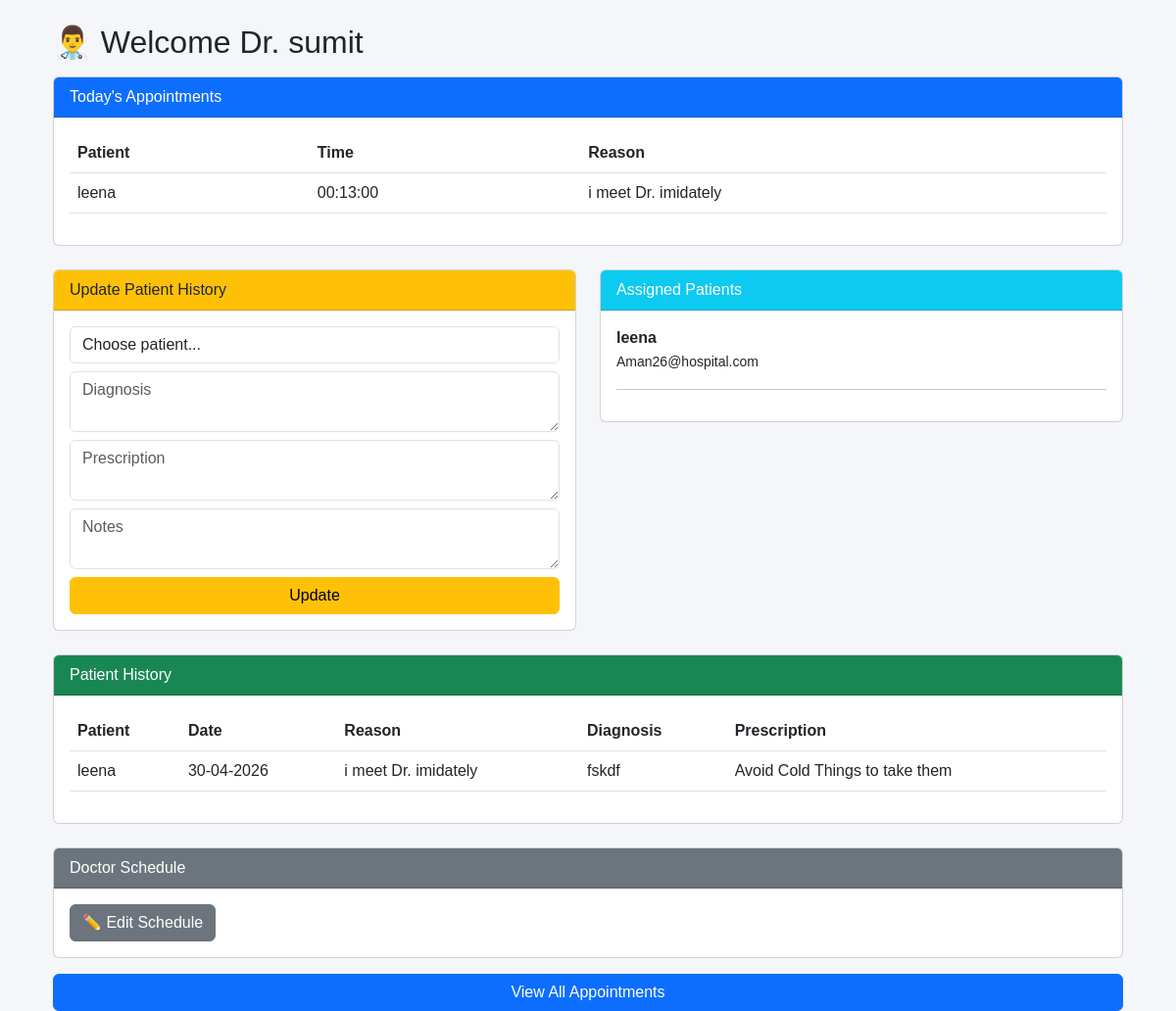
The app's page /doctor (signed in) with its own data.
### app/app_models.py (models this page shows, shortened)
class User(db.Model, UserMixin):
    id = db.Column(db.Integer, primary_key=True)
    name = db.Column(db.String(100), nullable=False)
    email = db.Column(db.String(100), unique=True, nullable=False)
    password = db.Column(db.String(255), nullable=False)
    role = db.Column(db.String(10), nullable=False)
    created_at = db.Column(db.DateTime, default=datetime.utcnow)
    doctor = db.relationship('Doctor', backref='user', uselist=False, cascade='all, delete-orphan')
    patient = db.relationship('Patient', backref='user', uselist=False, cascade='all, delete-orphan')

class Appointment(db.Model):
    id = db.Column(db.Integer, primary_key=True)
    patient_id = db.Column(db.Integer, db.ForeignKey('patient.id'))
    doctor_id = db.Column(db.Integer, db.ForeignKey('doctor.id'))
    date = db.Column(db.Date)
    time = db.Column(db.Time)
    reason = db.Column(db.Text)
    status = db.Column(db.String(20), default='Booked')
    created_at = db.Column(db.DateTime, default=datetime.utcnow)
    patient = db.relationship('Patient', backref='appointments')
    doctor = db.relationship('Doctor', backref='appointments')
    treatment = db.relationship('Treatment', backref='appointment', uselist=False)

class Patient(db.Model):
    id = db.Column(db.Integer, primary_key=True)
    user_id = db.Column(db.Integer, db.ForeignKey('user.id'), nullable=False)
    age = db.Column(db.Integer)
    gender = db.Column(db.String(10))
    phone = db.Column(db.String(15))
    address = db.Column(db.Text)
    created_at = db.Column(db.DateTime, default=datetime.utcnow)

class Treatment(db.Model):
    id = db.Column(db.Integer, primary_key=True)
    appointment_id = db.Column(db.Integer, db.ForeignKey('appointment.id'))
    patient_id = db.Column(db.Integer, db.ForeignKey('patient.id'))
    doctor_id = db.Column(db.Integer, db.ForeignKey('doctor.id'))
    diagnosis = db.Column(db.Text)
    prescription = db.Column(db.Text)
    notes = db.Column(db.Text)
    created_at = db.Column(db.DateTime, default=datetime.utcnow)

### app/app_routes.py (the view, shortened to what this page needs)
@main.route('/doctor', methods=['GET', 'POST'])
@login_required
def doctor_dashboard():
    if current_user.role != "doctor":
        flash("Access denied", "danger")
        return redirect(url_for('main.login'))
    from app.app_models import Doctor, Appointment, Treatment
    doctor = Doctor.query.filter_by(user_id=current_user.id).first()
    if not doctor:
        flash("Doctor profile not found", "danger")
        return redirect(url_for('main.login'))
    appointments = Appointment.query.filter_by(
        doctor_id=doctor.id
    ).all()
    today = date.today()
    today_appointments = [
    appt for appt in appointments
    if appt.date == today
    ]
    patients = list({
        appt.patient.id: appt.patient
        for appt in appointments
        if appt.patient
    }.values())
    treatments = Treatment.query.filter_by(
    doctor_id=doctor.id
    ).all()
    return render_template(
        "doctor_dashboard.html",
        doctor_name=current_user.name,
        appointments=appointments,
        patients=patients,
        today_appointments=today_appointments,
        treatments=treatments
    )

### app/templates/doctor_dashboard.html (shortened to what this page needs)
{% extends "base.html" %}
{% block content %}
<div class="container mt-4">
    <h2>👨‍⚕️ Welcome Dr. {{ doctor_name }}</h2>
    <div class="card mt-3">
        <div class="card-header bg-primary text-white">
            Today's Appointments
        </div>
        <div class="card-body">
            {% if today_appointments %}
            <table class="table">
                <tr>
                    <th>Patient</th>
                    <th>Time</th>
                    <th>Reason</th>
                </tr>
                {% for appt in today_appointments %}
                <tr>
                    <td>
                        {{ appt.patient.user.name if appt.patient and appt.patient.user else "No Patient" }}
                    </td>
                    <td>{{ appt.time }}</td>
                    <td>{{ appt.reason }}</td>
                </tr>
                {% endfor %}
            </table>
            {% else %}
            <div class="alert alert-info">No appointments today</div>
            {% endif %}
        </div>
    </div>
    <div class="row mt-4">
        <div class="col-md-6">
            <div class="card">
                <div class="card-header bg-warning">
                    Update Patient History
                </div>
                <div class="card-body">
                    <form method="POST">
                        <select name="patient_id" class="form-control mb-2">
                            <option disabled selected>Choose patient...</option>
                        </select>
                        <textarea name="diagnosis" class="form-control mb-2"
                            placeholder="Diagnosis"></textarea>
                        <textarea name="prescription" class="form-control mb-2"
                            placeholder="Prescription"></textarea>
                        <textarea name="notes" class="form-control mb-2"
                            placeholder="Notes"></textarea>
                        <button class="btn btn-warning w-100">
                            Update
                        </button>
                    </form>
                </div>
            </div>
        </div>
        <div class="col-md-6">
            <div class="card">
                <div class="card-header bg-info text-white">
                    Assigned Patients
                </div>
                <div class="card-body">
                    {% if patients %}
                        {% for p in patients %}
                        <div>
                            <strong>{{ p.user.name }}</strong><br>
                            <small>{{ p.user.email }}</small>
                        </div>
                        <hr>
                        {% endfor %}
                    {% else %}
                        <div class="alert alert-info">No patients assigned</div>
                    {% endif %}
                </div>
            </div>
        </div>
    </div>
    <div class="card mt-4">
        <div class="card-header bg-success text-white">
            Patient History
        </div>
        <div class="card-body">
            <table class="table">
                <tr>
                    <th>Patient</th>
                    <th>Date</th>
                    <th>Reason</th>
                    <th>Diagnosis</th>
                    <th>Prescription</th>
                </tr>
                {% if treatments %}
                    {% for t in treatments %}
                    <tr>
                        <td>
                            {{ t.appointment.patient.user.name if t.appointment.patient else "No Patient" }}
                        </td>
                        <td>
                            {{ t.appointment.date.strftime('%d-%m-%Y') }}
                        </td>
                        <td>{{ t.appointment.reason }}</td>
                        <td>{{ t.diagnosis }}</td>
                        <td>{{ t.prescription }}</td>
                    </tr>
                    {% endfor %}
                {% else %}
                    <tr>
                        <td colspan="5" class="text-center">
                            No treatment history yet
                        </td>
                    </tr>
                {% endif %}
            </table>
        </div>
    </div>
    <div class="card mt-4">
        <div class="card-header bg-secondary text-white">
            Doctor Schedule
        </div>
        <div class="card-body">
            <a href="{{ url_for('main.edit_schedule') }}" class="btn btn-secondary">
                ✏️ Edit Schedule
            </a>
        </div>
    </div>
    <a href="{{ url_for('main.doctor_appointments') }}"
       class="btn btn-primary w-100 mt-3">
       View All Appointments
    </a>
</div>
{% endblock %}

### app/templates/base.html (style rules this page uses)
:root { --primary-light: #3b82f6; --text-dark: #1f2937; --text-light: #6b7280; --light-border: #e5e7eb; --light-bg: #f9fafb; }
body { background-color: #f4f6f9; font-family: Arial, sans-serif; }

### records on screen
User: name "sumit"
Appointment: patient.user "leena", time "00:13:00", reason "i meet Dr. imidately"
Patient: user.name "leena", user.email "Aman26@hospital.com"
Treatment: appointment.patient.user "leena", appointment "30-04-2026", appointment.reason "i meet Dr. imidately", diagnosis "fskdf", prescription "Avoid Cold Things to take them"
